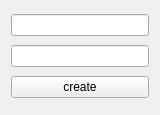
<?xml version="1.0" encoding="UTF-8"?>
<ui version="4.0">
 <class>gdocs_widget</class>
 <widget class="QWidget" name="gdocs_widget">
  <property name="geometry">
   <rect>
    <x>0</x>
    <y>0</y>
    <width>160</width>
    <height>115</height>
   </rect>
  </property>
  <property name="windowTitle">
   <string>Form</string>
  </property>
  <layout class="QVBoxLayout" name="verticalLayout">
   <item>
    <widget class="QLineEdit" name="login"/>
   </item>
   <item>
    <widget class="QLineEdit" name="pass"/>
   </item>
   <item>
    <widget class="QPushButton" name="ok">
     <property name="text">
      <string>create</string>
     </property>
    </widget>
   </item>
  </layout>
 </widget>
 <resources/>
 <connections/>
</ui>
